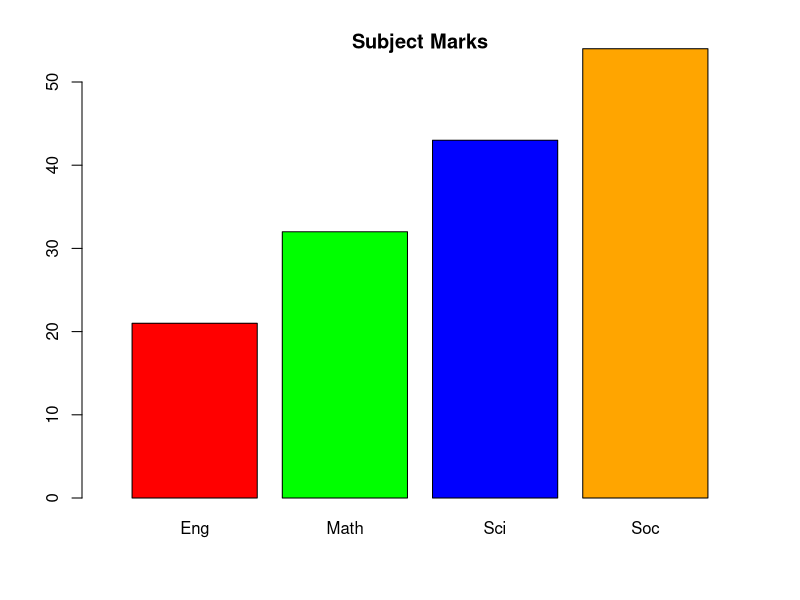

This figure's R source:
# Write an R program to create a simple bar plot of four subject's registered, assign the colors to each bar and assign the limit to x-axis as c(0,5) and y-axis as c(0,50).
x = c(21,32,43,54)
labels = c("Eng", "Math", "Sci", "Soc")
colors = c("red","green","blue","orange")
barplot(x, names.arg=labels, main="Subject Marks", col=colors, xlim=c(0,5), ylim=c(0,50))
